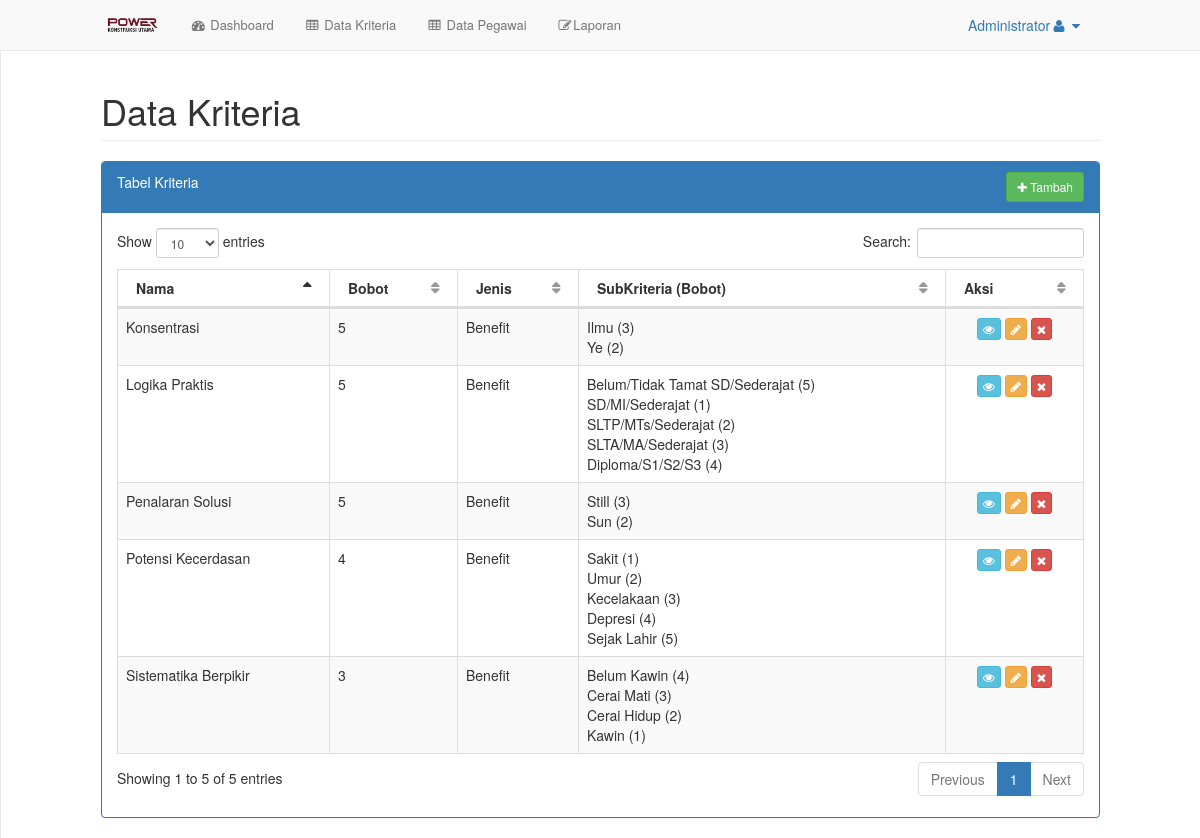
/index.php?url=data_kriteria (signed in), run on an earlier commit of the app's database.
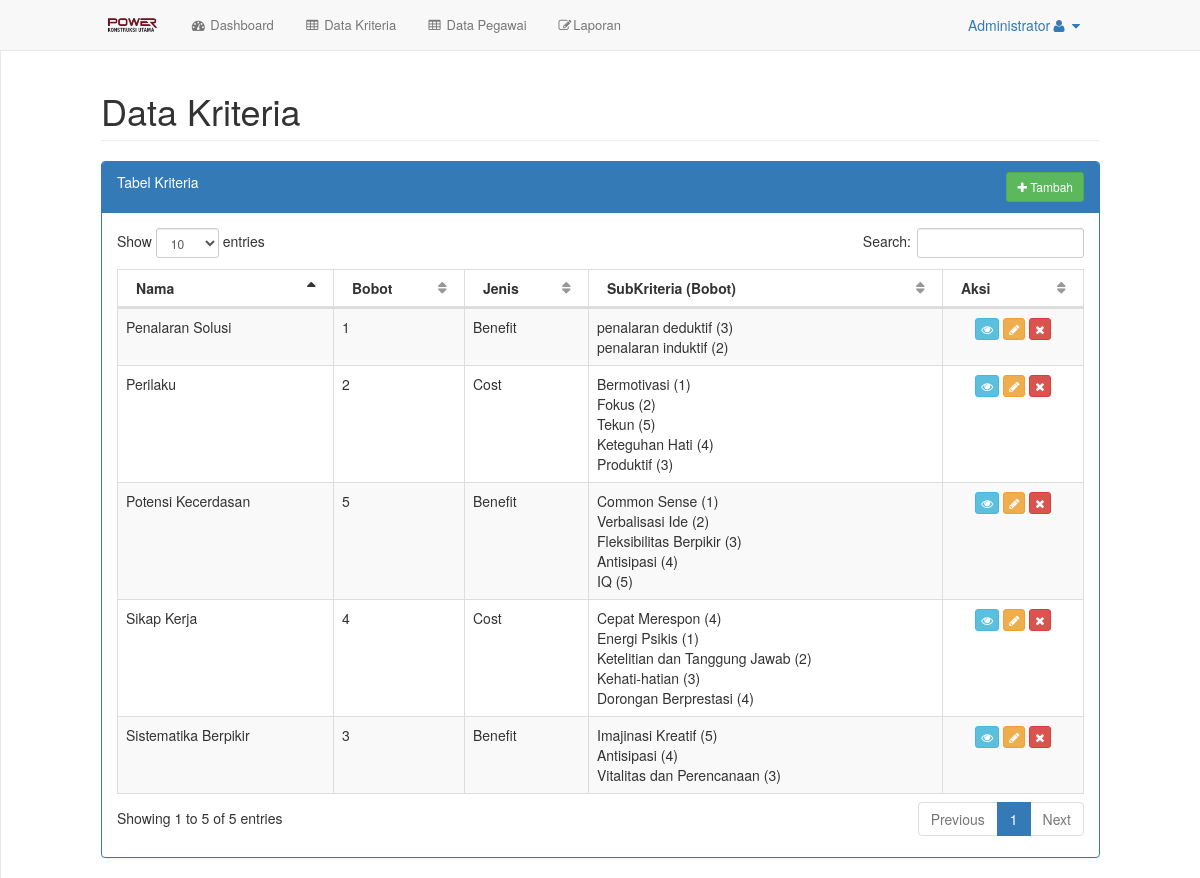
And on a later commit of the database.
### tables this page shows
CREATE TABLE `subkriteria` (
  `id` int(11) NOT NULL,
  `kriteria_id` int(11) DEFAULT 0,
  `nama` varchar(50) DEFAULT '0',
  `bobot` double DEFAULT 0
);

CREATE TABLE `kriteria` (
  `id` int(11) NOT NULL,
  `nama` varchar(255) NOT NULL,
  `bobot` double NOT NULL,
  `jenis` varchar(50) NOT NULL
);

### config/routes.php (called while the page is built, shortened)
<?php
$include = [];
if (isset($_GET['url'])) {
	switch ($_GET['url']) {
		case 'data_kriteria':
			$include[] = 'halaman/kriteria/index.php';
			break;
	}
} else {
	$include[] = 'halaman/dashboard.php';
}

### config/kriteria/load_data.php (called while the page is built)
<?php
include 'config/koneksi.php';
$hasil = mysqli_query($koneksi, "SELECT kriteria.id, kriteria.nama, kriteria.bobot, kriteria.jenis, subkriteria.nama as nama_subkriteria , subkriteria.bobot as bobot_subkriteria, subkriteria.id as subkriteria_id FROM kriteria left join subkriteria on (kriteria.id=subkriteria.kriteria_id)");
while ($data = mysqli_fetch_assoc($hasil)) {
	$datas[$data['nama']][] = $data;
}
 ?>

### halaman/kriteria/index.php (the view)
<div id="page-wrapper">
    <div class="row">
        <div class="col-lg-12">
            <h1 class="page-header">Data Kriteria</h1>
        </div>
    </div>
    <div class="row">
        <div class="col-lg-12">
            <div class="panel panel-primary">
                <div class="panel-heading" style="padding-bottom: 20px">
                    <div>
                        Tabel Kriteria
                        <?php if ($_SESSION['level'] == 'superadmin') : ?>
                            <a href="index.php?url=data_kriteria_tambah" class="btn btn-sm btn-success" style="float: right;"><i class="fa fa-plus"></i> Tambah
                            </a>
                        <?php endif ?>
                    </div>
                </div>
                <div class="panel-body">
                    <div class="dataTable_wrapper">
                        <table width="100%" class="table table-striped table-bordered table-hover" id="dataTables-example">
                            <thead>
                                <tr>
                                    <th>Nama</th>
                                    <th>Bobot</th>
                                    <th>Jenis</th>
                                    <th>SubKriteria (Bobot)</th>
                                    <th>Aksi</th>
                                </tr>
                            </thead>
                            <tbody>
                                <?php if (isset($datas)) : ?>
                                    <?php foreach ($datas as $data) : ?>
                                        <tr>
                                            <td><?php echo $data[0]['nama']; ?></td>
                                            <td><?php echo $data[0]['bobot']; ?></td>
                                            <td><?php echo $data[0]['jenis']; ?></td>
                                            <td>
                                                <?php foreach ($data as $data_sub) : ?>
                                                    <?php if ($data_sub['nama_subkriteria'] != 'input') : ?>
                                                        <?php echo $data_sub['nama_subkriteria'] . ' (' . $data_sub['bobot_subkriteria'] . ')'; ?>
                                                    <?php else : ?>
                                                        -
                                                    <?php endif ?>
                                                    <br>
                                                <?php endforeach; ?>
                                            </td>
                                            <td align="center">
                                                <a href="index.php?url=data_kriteria_lihat&id=<?php echo $data[0]['id'] ?>" class="btn btn-xs btn-info" title="Lihat">
                                                    <i class="fa fa-eye"></i>
                                                </a>
                                                <?php if ($_SESSION['level'] == 'superadmin') : ?>
                                                    <a href="index.php?url=data_kriteria_ubah&id=<?php echo $data[0]['id'] ?>" class="btn btn-xs btn-warning" title="Ubah">
                                                        <i class="fa fa-pencil"></i>
                                                    </a>
                                                    <a href="config/kriteria/proses_hapus.php?&id=<?php echo $data[0]['id'] ?>" class="btn btn-xs btn-danger" title="Hapus" onclick="return confirm('Apakah anda yakin ingin menghapus data kriteria <?php echo $data[0]['nama'] ?>?')">
                                                        <i class="fa fa-remove"></i>
                                                    </a>
                                                <?php endif ?>
                                            </td>
                                        </tr>
                                    <?php endforeach; ?>
                                <?php endif; ?>
                            </tbody>
                        </table>
                    </div>
                </div>
            </div>
        </div>
    </div>
</div>

### halaman/header.php (shortened to what this page needs)
<!DOCTYPE html>
<html lang="en">
<head>
    <link href="asset/bower_components/bootstrap/dist/css/bootstrap.min.css" rel="stylesheet">
    <link href="asset/bower_components/metisMenu/dist/metisMenu.min.css" rel="stylesheet">
    <link href="asset/bower_components/datatables-plugins/integration/bootstrap/3/dataTables.bootstrap.css" rel="stylesheet">
    <link href="asset/dist/css/sb-admin-2.css" rel="stylesheet">
    <link href="asset/bower_components/font-awesome/css/font-awesome.min.css" rel="stylesheet" type="text/css">
</head>
<body>
    <div id="wrapper">
        <nav class="navbar navbar-default navbar-static-top" role="navigation" style="margin-bottom: 0">
            <div class="navbar-header">
                <img src="asset/img/logo.png" alt="" class="navbar-brand">
                <a class="navbar-brand" href="index.php?url=dashboard"><i class="fa fa-dashboard fa-fw"></i> Dashboard</a>
                <?php if ($_SESSION['level'] == 'superadmin') : ?>
                    <a class="navbar-brand" href="index.php?url=data_kriteria"><i class="fa fa-table fa-fw"></i> Data Kriteria</a>
                <?php endif; ?>
                <?php if (($_SESSION['level'] != 'pimpinan') && ($_SESSION['level'] != 'Karyawan')) : ?>
                    <a class="navbar-brand" href="index.php?url=data_calon"><i class="fa fa-table fa-fw"></i> Data Pegawai</a>
                <?php endif; ?>
                <?php if (($_SESSION['level'] == 'superadmin') || ($_SESSION['level'] == 'pimpinan')) : ?>
                    <a class="navbar-brand" href="index.php?url=laporan"><i class="fa fa-edit fa-fw"></i>Laporan</a>
                <?php endif; ?>
            </div>
            <ul class="nav navbar-top-links navbar-right">
                <li class="dropdown">
                    <a class="dropdown-toggle" data-toggle="dropdown" href="#">
                        <?php echo $_SESSION['nama'] ?><i class="fa fa-user fa-fw"></i> <i class="fa fa-caret-down"></i>
                    </a>
                </li>
            </ul>
        </nav>

### index.php (shortened to what this page needs)
<?php
include 'config/routes.php';
 include 'halaman/header.php';
foreach ($req as $key => $value) {
	require_once $value;
}
foreach ($include as $key => $value) {
	require_once $value;
}
include 'halaman/footer.php';
?>

### halaman/footer.php (shortened to what this page needs)
    </div>
</body>
</html>

### halaman/header.php (style rules this page uses)
@media (min-width: 768px) { #page-wrapper { position: inherit; margin: auto; padding: 0 100px; border-left: 1px solid #e7e7e7; } }
.navbar-brand, .navbar-nav>li>a { font-size: 13px; }
nav { padding: 0px 90px; }

What changed in the data, as far as the page shows it:
removed subkriteria: nama "Kawin", bobot "1", shown under "Sistematika Berpikir"
changed subkriteria "Sistematika Berpikir": nama "Belum Kawin" → "Imajinasi Kreatif"; bobot "4" → "5"
changed subkriteria (number 2 of 20 on the later page): nama "Cerai Mati" → "Antisipasi"; bobot "3" → "4"
changed subkriteria: nama "Cerai Hidup" → "Vitalitas dan Perencanaan"; bobot "2" → "3"
changed subkriteria: kriteria.nama "Logika Praktis" → "Sikap Kerja"; kriteria.bobot "5" → "4"; kriteria.jenis "Benefit" → "Cost"; nama "Belum/Tidak Tamat SD/Sederajat" → "Cepat Merespon"; bobot "5" → "4"
changed subkriteria: nama "SD/MI/Sederajat" → "Energi Psikis"
changed subkriteria: nama "SLTP/MTs/Sederajat" → "Ketelitian dan Tanggung Jawab"
changed subkriteria: nama "SLTA/MA/Sederajat" → "Kehati-hatian"
changed subkriteria: nama "Diploma/S1/S2/S3" → "Dorongan Berprestasi"
changed subkriteria "Potensi Kecerdasan": kriteria.bobot "4" → "5"; nama "Sakit" → "Common Sense"
changed subkriteria: nama "Umur" → "Verbalisasi Ide"
changed subkriteria: nama "Kecelakaan" → "Fleksibilitas Berpikir"
changed subkriteria (number 12 of 20 on the later page): nama "Depresi" → "Antisipasi"
changed subkriteria (number 13 of 20 on the later page): nama "Sejak Lahir" → "IQ"
changed subkriteria "Penalaran Solusi": kriteria.bobot "5" → "1"; nama "Still" → "penalaran deduktif"
changed subkriteria: nama "Sun" → "penalaran induktif"
changed subkriteria: kriteria.nama "Konsentrasi" → "Perilaku"; kriteria.bobot "5" → "2"; kriteria.jenis "Benefit" → "Cost"; nama "Ilmu" → "Bermotivasi"; bobot "3" → "1"
changed subkriteria: nama "Ye" → "Fokus"
added subkriteria: nama "Tekun", bobot "5", shown under "Perilaku"
added subkriteria: nama "Keteguhan Hati", bobot "4", shown under "Perilaku"
added subkriteria: nama "Produktif", bobot "3", shown under "Perilaku"
